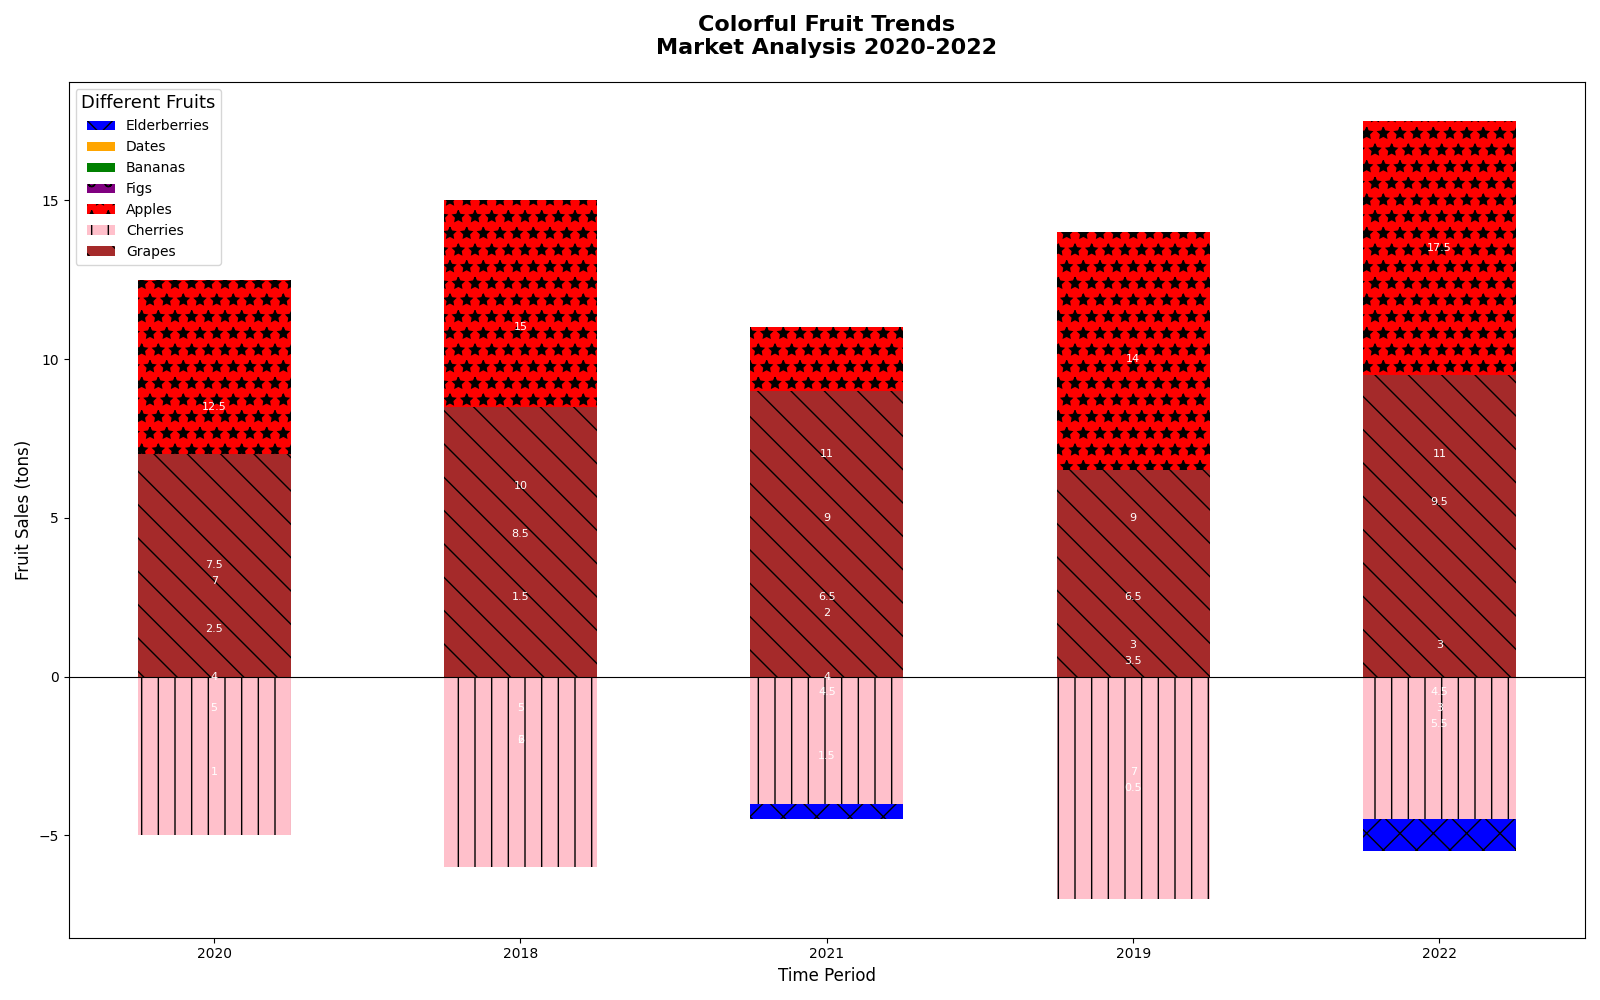

Write Python code to recreate this figure.
import matplotlib.pyplot as plt
import numpy as np

years = ['2020', '2018', '2021', '2019', '2022']
fruits = ['Grapes', 'Elderberries', 'Bananas', 'Dates', 'Figs', 'Apples', 'Cherries']

sales_data = {
    'Grapes': [7, 8.5, 9, 6.5, 9.5],
    'Cherries': [-5, -6, -4, -7, -4.5],
    'Apples': [12.5, 15, 11, 14, 17.5],
    'Figs': [1, 2, 1.5, 0.5, 3],
    'Bananas': [7.5, 10, 6.5, 9, 11],
    'Dates': [-2.5, -1.5, -2, -3.5, -3],
    'Elderberries': [-4, -5, -4.5, -3, -5.5]
}

years_count = len(years)
bar_width = 0.5
year_positions = np.arange(years_count)

fig, ax = plt.subplots(figsize=(16, 10))

bottoms = np.zeros(years_count)
styles = ['x', 'D', 's', 'o', '*', '|', '\\']
colors = ['blue', 'orange', 'green', 'purple', 'red', 'pink', 'brown']
line_styles = ['-', '--', '-.', ':', '-', '--', ':']

for i, (fruit, sales) in enumerate(reversed(sales_data.items())):
    ax.bar(year_positions, sales, bar_width, bottom=bottoms, 
           label=fruit, color=colors[i], linestyle=line_styles[i], hatch=styles[i])

for fruit, sales in sales_data.items():
    for i, sale in enumerate(sales):
        ax.text(year_positions[i], sale + (4 if sale < 0 else -4), 
                f'{abs(sale)}', ha='center', va='center', fontsize=8, color='white')

ax.set_title("Colorful Fruit Trends\nMarket Analysis 2020-2022", fontsize=16, weight='bold', pad=20)
ax.set_xlabel("Time Period", fontsize=12)
ax.set_ylabel("Fruit Sales (tons)", fontsize=12)
ax.set_xticks(year_positions)
ax.set_xticklabels(years)
ax.axhline(0, color='black', linewidth=0.8)
ax.legend(loc='best', title="Different Fruits", fontsize=10, title_fontsize='13')

ax.grid(False)

plt.tight_layout()
plt.show()
